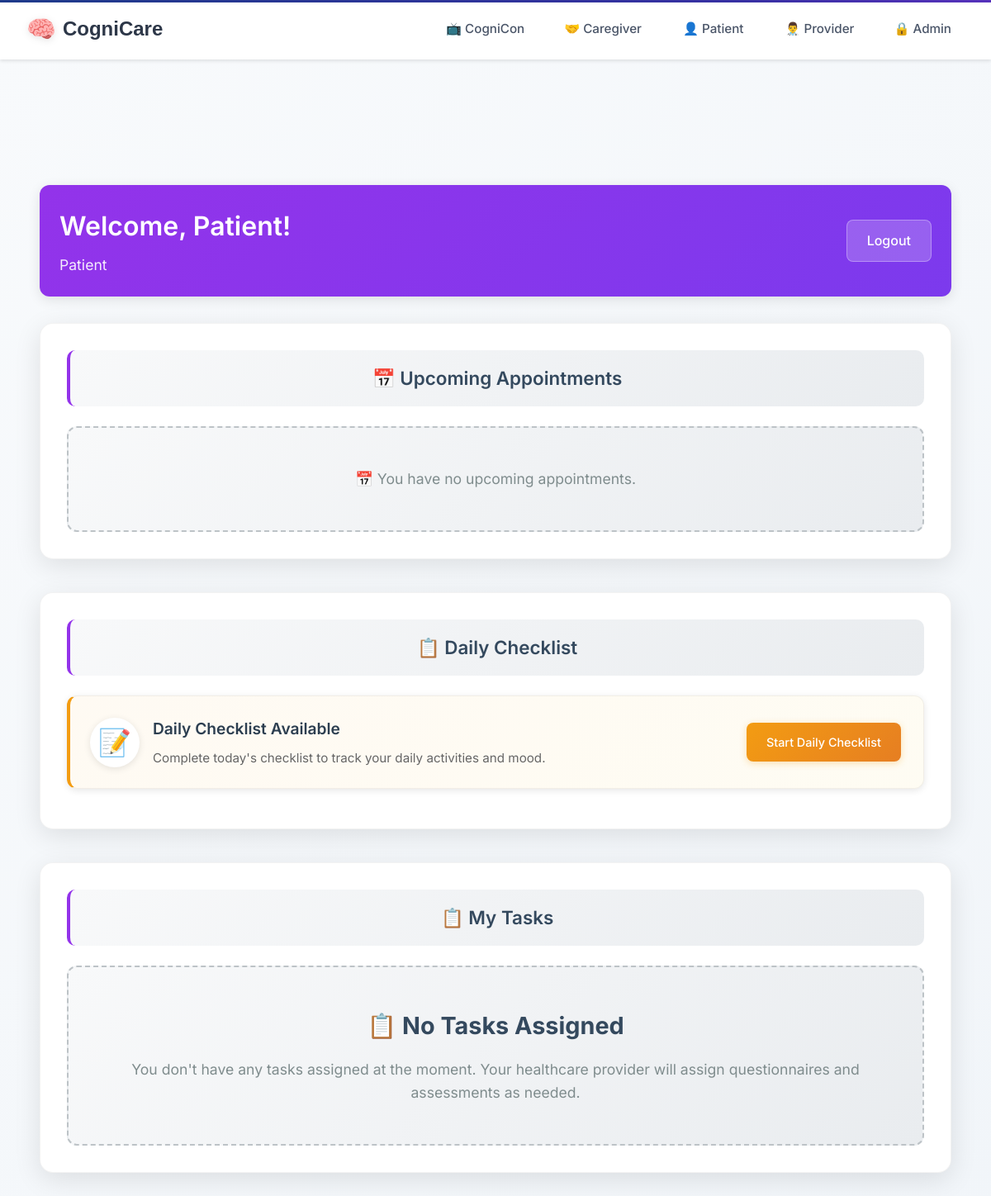
The page /patient-dashboard/ (signed in) on the database as committed earlier.
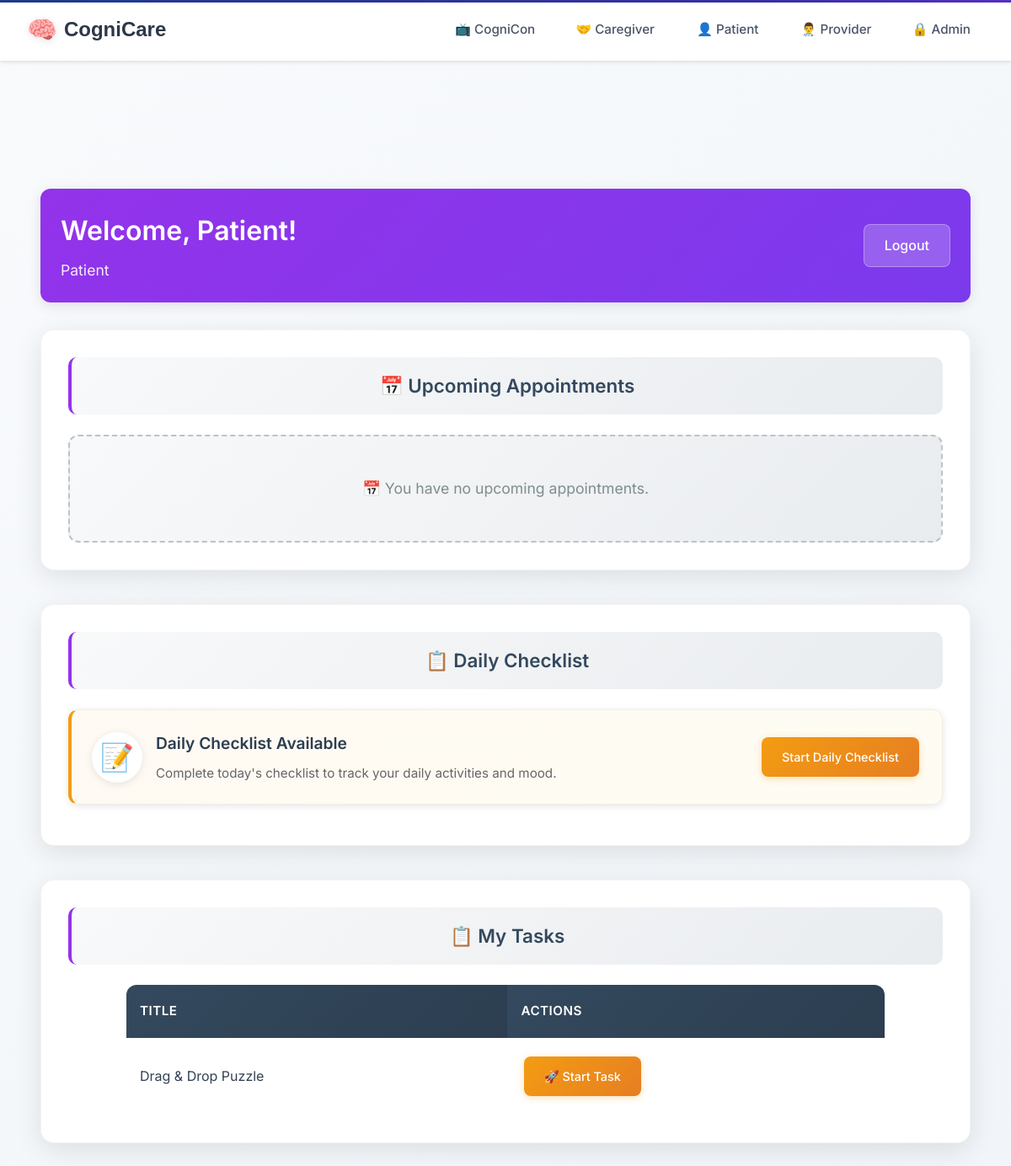
The same page on the database as committed later.
### taskmanager/models.py (models this page shows, shortened)
class Task(models.Model):
    title = models.CharField(max_length=255)
    description = models.TextField(blank=True, null=True)
    task_type = models.CharField(max_length=50, choices=TASK_TYPES)
    difficulty = models.CharField(
        max_length=50,
        choices=DIFFICULTY_LEVELS,
        blank=True,
        null=True,
        help_text="Cognitive difficulty level for games"
    )
    assigned_by = models.ForeignKey(UserProfile, related_name='assigned_tasks', on_delete=models.CASCADE)
    assigned_to = models.ForeignKey(UserProfile, related_name='tasks', on_delete=models.CASCADE)
    completed_by = models.ForeignKey(UserProfile, related_name='completed_tasks', on_delete=models.SET_NULL, null=True, blank=True)
    status = models.CharField(max_length=20, choices=[
        ('assigned', 'Assigned'),
        ('in_progress', 'In Progress'),
        ('completed', 'Completed'),
    ], default='assigned')
    created_at = models.DateTimeField(auto_now_add=True)
    assigned_at = models.DateTimeField(auto_now_add=True)
    due_date = models.DateTimeField(blank=True, null=True)
    completed_at = models.DateTimeField(null=True, blank=True)
    task_config = models.JSONField(default=dict, blank=True)
    class Meta:
        ordering = ['-created_at']

### users/views.py (the view)
# urls.py: path('patient-dashboard/', views.patient_dashboard, name='patient_dashboard'),
@login_required
def patient_dashboard(request):
    if not hasattr(request.user, 'profile') or request.user.profile.user_type != 'patient':
        messages.error(request, 'You do not have permission to access the patient dashboard.')
        return redirect('home')
    pending_tasks = Task.objects.filter(
        assigned_to=request.user.profile,
        status__in=['assigned', 'in_progress']
    ).order_by('due_date', 'created_at')
    appointments = Appointment.objects.filter(patient=request.user.profile).order_by('datetime')
    daily_checklist_submitted = not DailyChecklistSubmission.can_submit_today(request.user.profile)
    today_submission = DailyChecklistSubmission.get_today_submission(request.user.profile)
    context = {
        'user': request.user,
        'user_type': 'Patient',
        'pending_tasks': pending_tasks,
        'appointments': appointments,
        'daily_checklist_submitted': daily_checklist_submitted,
        'today_submission': today_submission
    }
    return render(request, 'dashboards/patient_dashboard.html', context)

### taskmanager/models.py (called while the page is built)
    @classmethod
    def get_today_submission(cls, patient):
        today = date.today()
        try:
            return cls.objects.get(patient=patient, submission_date=today)
        except cls.DoesNotExist:
            return None

    @classmethod
    def can_submit_today(cls, patient):
        return cls.get_today_submission(patient) is None

### templates/dashboards/patient_dashboard.html (shortened to what the changed rows need)
{% extends 'layouts/base.html' %}
{% load static %}
{% block extra_css %}
<link rel="stylesheet" href="{% static 'css/patient-dashboard.css' %}">
{% endblock %}
{% block content %}
<div class="dashboard-container">
    <div class="dashboard-header patient">
        <div class="header-info">
    <h1>Welcome, {{ user.first_name }}!</h1>
        </div>
    </div>
    <div class="patient-dashboard">
        <div class="dashboard-section">
        <h2 class="section-title patient">📅 Upcoming Appointments</h2>
    </div>
    <div class="dashboard-section">
        <h2 class="section-title patient">📋 Daily Checklist</h2>
    </div>
    <div class="dashboard-section">
        <h2 class="section-title patient">📋 My Tasks</h2>
        {% if pending_tasks %}
        <div class="tasks-list">
            <table class="enhanced-table">
                <thead>
                    <tr>
                        <th>Title</th>
                        <th>Actions</th>
                    </tr>
                </thead>
                <tbody>
                {% for task in pending_tasks %}
                    <tr>
                        <td>
                            {{ task.title }}
                        </td>
                        <td>
                            <a href="{% url 'taskmanager:take_task' task.id %}" class="action-btn start-btn">
                                {% if task.status == 'assigned' %}
                                    🚀 Start Task
                                {% else %}
                                    ⏳ Continue Task
                                {% endif %}
                            </a>
                        </td>
                    </tr>
                {% endfor %}
                </tbody>
            </table>
        </div>
        {% else %}
        <div class="empty-state-main">
            <h2>📋 No Tasks Assigned</h2>
            <p>You don't have any tasks assigned at the moment. Your healthcare provider will assign questionnaires and assessments as needed.</p>
        </div>
        {% endif %}
    </div>
    </div>
</div>
{% endblock %}

Rows that differ between the two databases and show on the page:
added Task: title "Drag & Drop Puzzle", status "🚀 Start Task"
Other text that changed with them:
text no longer shown: "📋 No Tasks Assigned You don't have any tasks assigned at the moment. Your healthcare provider will assign questionnaires and assessments as needed."
text now shown: "TITLE ACTIONS"
